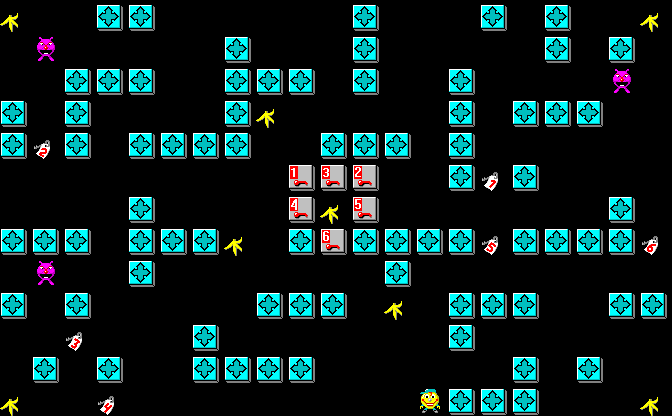

A level layout from a 2D game, rendered from its tile map. Below: a short description, then the map file with its tile-grid data intact:
An orthogonal 21x13 tile map with 32x32 px tiles, 1 tile layer (Tile Layer 1).

<map version="1.9" tiledversion="1.9.1" orientation="orthogonal" renderorder="right-down" width="21" height="13" tilewidth="32" tileheight="32" infinite="0" nextlayerid="2" nextobjectid="1">
 <tileset firstgid="1" source="banania.tsx" />
 <layer id="1" name="Tile Layer 1" width="21" height="13">
  <data encoding="csv">
4, 0, 0, 5, 5, 0, 0, 0, 0, 0, 0, 5, 0, 0, 0, 5, 0, 5, 0, 0, 4
, 0, 7, 0, 0, 0, 0, 0, 5, 0, 0, 0, 5, 0, 0, 0, 0, 0, 5, 0, 5, 0
, 0, 0, 5, 5, 5, 0, 0, 5, 5, 5, 0, 5, 0, 0, 5, 0, 0, 0, 0, 7, 0
, 5, 0, 5, 0, 0, 0, 0, 5, 4, 0, 0, 0, 0, 0, 5, 0, 5, 5, 5, 0, 0
, 5, 14, 5, 0, 5, 5, 5, 5, 0, 0, 5, 5, 5, 0, 5, 0, 0, 0, 0, 0, 0
, 0, 0, 0, 0, 0, 0, 0, 0, 0, 19, 21, 20, 0, 0, 5, 13, 5, 0, 0, 0, 0
, 0, 0, 0, 0, 5, 0, 0, 0, 0, 22, 4, 23, 0, 0, 0, 0, 0, 0, 0, 5, 0
, 5, 5, 5, 0, 5, 5, 5, 4, 0, 5, 24, 5, 5, 5, 5, 17, 5, 5, 5, 5, 18
, 0, 7, 0, 0, 5, 0, 0, 0, 0, 0, 0, 0, 5, 0, 0, 0, 0, 0, 0, 0, 0
, 5, 0, 5, 0, 0, 0, 0, 0, 5, 5, 5, 0, 4, 0, 5, 5, 5, 0, 0, 5, 5
, 0, 0, 15, 0, 0, 0, 5, 0, 0, 0, 0, 0, 0, 0, 5, 0, 0, 0, 0, 0, 0
, 0, 5, 0, 5, 0, 0, 5, 5, 5, 5, 0, 0, 0, 0, 0, 0, 5, 0, 5, 0, 0
, 4, 0, 0, 16, 0, 0, 0, 0, 0, 0, 0, 0, 0, 1, 5, 5, 5, 0, 0, 0, 4
</data>
 </layer>
</map>
